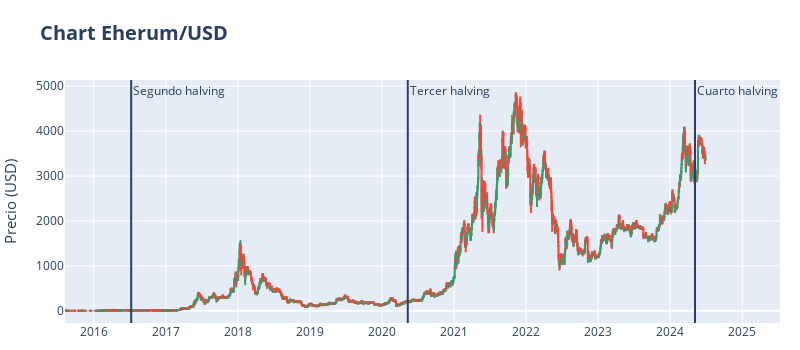

This figure's notebook cell:
### Code cell
candlestick = go.Candlestick(
    x=data.index,
    open=data.Open,
    close=data.Close,
    low=data.Low,
    high=data.High,
)

fig = go.Figure(data=[candlestick])

fig.update_layout(
    width=800,
    height=350,
    title=dict(text="<b>Chart Eherum/USD</b>", font=dict(size=20)),
    yaxis_title=dict(text="Precio (USD)", font=dict(size=15)),
    margin=dict(l=10, r=20, t=80, b=20),
    shapes=[
        dict(
            x0=eth_halving["date"][2],
            x1=eth_halving["date"][2],
            y0=0,
            y1=1,
            xref="x",
            yref="paper",
            line_width=2,
        ),
        dict(
            x0=eth_halving["date"][3],
            x1=eth_halving["date"][3],
            y0=0,
            y1=1,
            xref="x",
            yref="paper",
            line_width=2,
        ),
        dict(
            x0=eth_halving["date"][4],
            x1=eth_halving["date"][4],
            y0=0,
            y1=1,
            xref="x",
            yref="paper",
            line_width=2,
        ),
    ],
    annotations=[
        dict(
            x=eth_halving["date"][2],
            y=1,
            xref="x",
            yref="paper",
            showarrow=False,
            xanchor="left",
            text="Segundo halving",
        ),
        dict(
            x=eth_halving["date"][3],
            y=1,
            xref="x",
            yref="paper",
            showarrow=False,
            xanchor="left",
            text="Tercer halving",
        ),
        dict(
            x=eth_halving["date"][4],
            y=1,
            xref="x",
            yref="paper",
            showarrow=False,
            xanchor="left",
            text="Cuarto halving",
        ),
    ],
    xaxis_rangeslider_visible=False,
)

fig.show()

### Figure 1 — Plotly figure (JSON) as saved in the notebook; plotly's stock layout.template omitted (floating-point values rounded to 4 significant figures; data arrays with more than 128 entries replaced by an {"elided": "..."} marker saying what was removed)
{"data": [{"close": {"elided": "3247 float values"}, "high": {"elided": "3247 float values"}, "low": {"elided": "3247 float values"}, "open": {"elided": "3247 float values"}, "type": "candlestick", "x": {"elided": "3247 str values"}}], "layout": {"annotations": [{"showarrow": false, "text": "Segundo halving", "x": "2016-07-09", "xanchor": "left", "xref": "x", "y": 1, "yref": "paper"}, {"showarrow": false, "text": "Tercer halving", "x": "2020-05-11", "xanchor": "left", "xref": "x", "y": 1, "yref": "paper"}, {"showarrow": false, "text": "Cuarto halving", "x": "2024-05-06", "xanchor": "left", "xref": "x", "y": 1, "yref": "paper"}], "height": 350, "margin": {"b": 20, "l": 10, "r": 20, "t": 80}, "shapes": [{"line": {"width": 2}, "x0": "2016-07-09", "x1": "2016-07-09", "xref": "x", "y0": 0, "y1": 1, "yref": "paper"}, {"line": {"width": 2}, "x0": "2020-05-11", "x1": "2020-05-11", "xref": "x", "y0": 0, "y1": 1, "yref": "paper"}, {"line": {"width": 2}, "x0": "2024-05-06", "x1": "2024-05-06", "xref": "x", "y0": 0, "y1": 1, "yref": "paper"}], "title": {"font": {"size": 20}, "text": "<b>Chart Eherum/USD</b>"}, "width": 800, "xaxis": {"autorange": true, "range": ["2015-08-08 12:00", "2025-08-22 02:40"], "rangeslider": {"visible": false, "yaxis": {}}, "type": "date"}, "yaxis": {"autorange": true, "range": [-270.0, 5138.0], "title": {"font": {"size": 15}, "text": "Precio (USD)"}}}}
